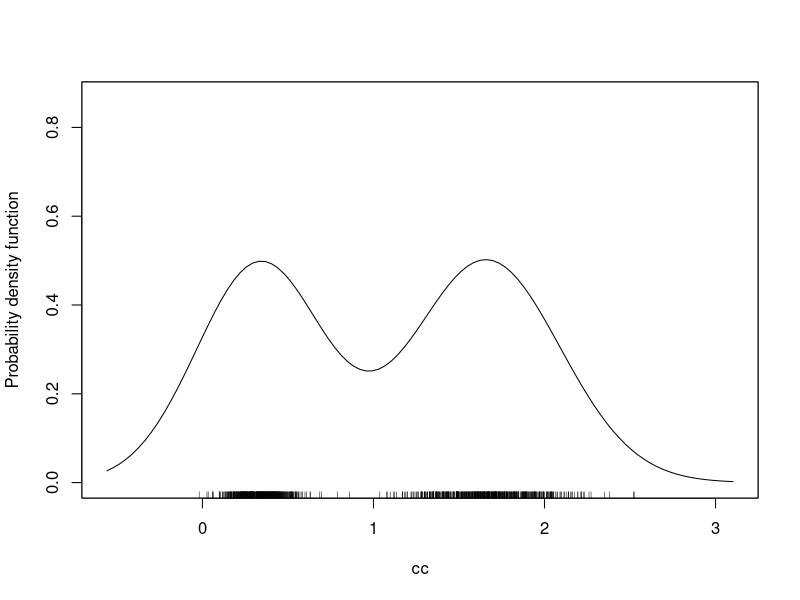
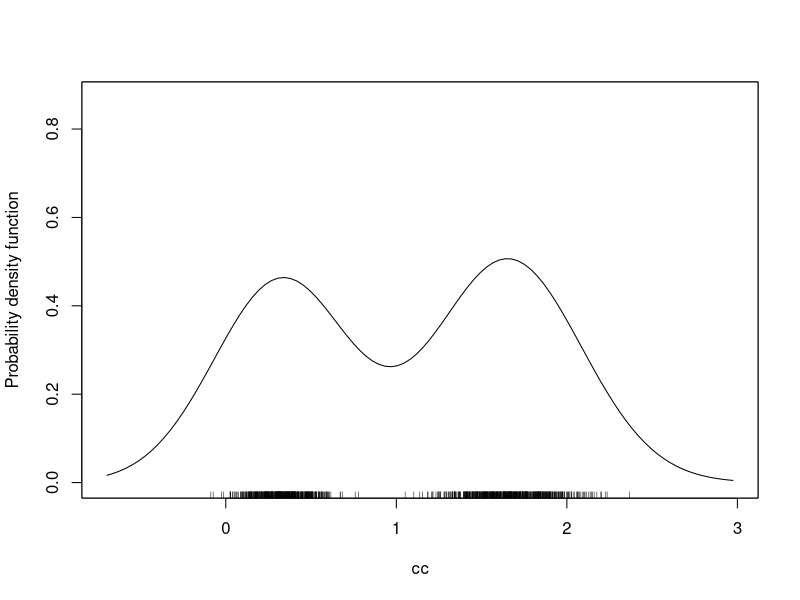
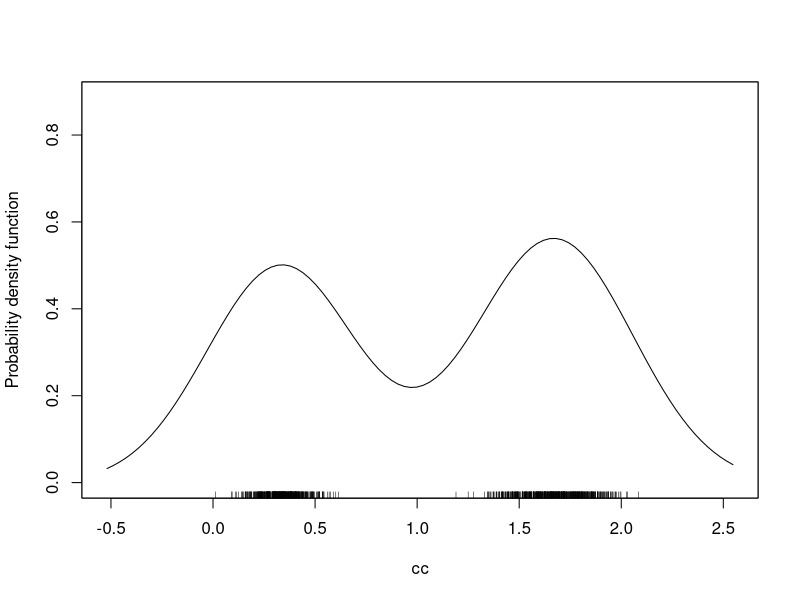
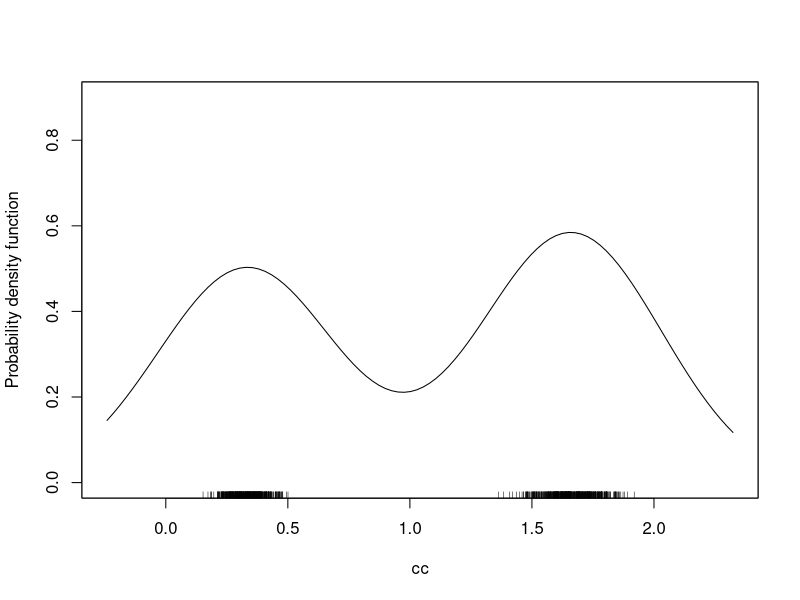
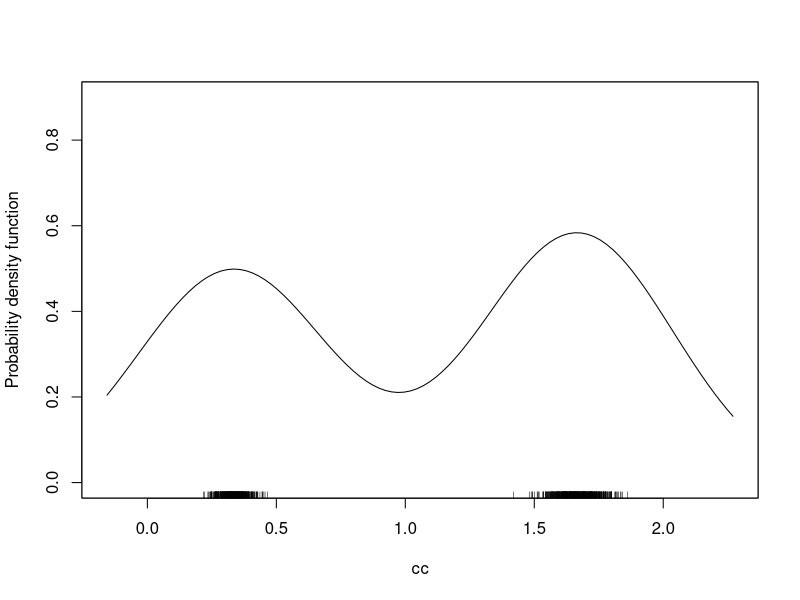
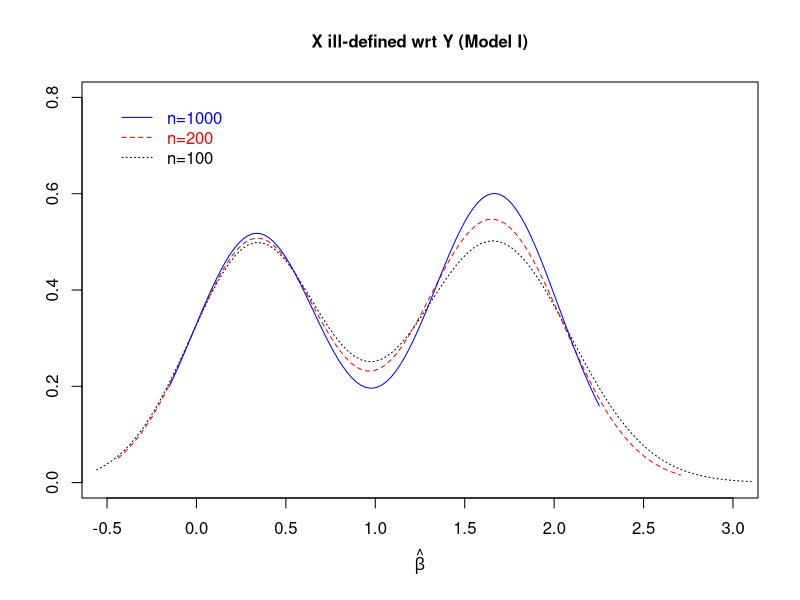
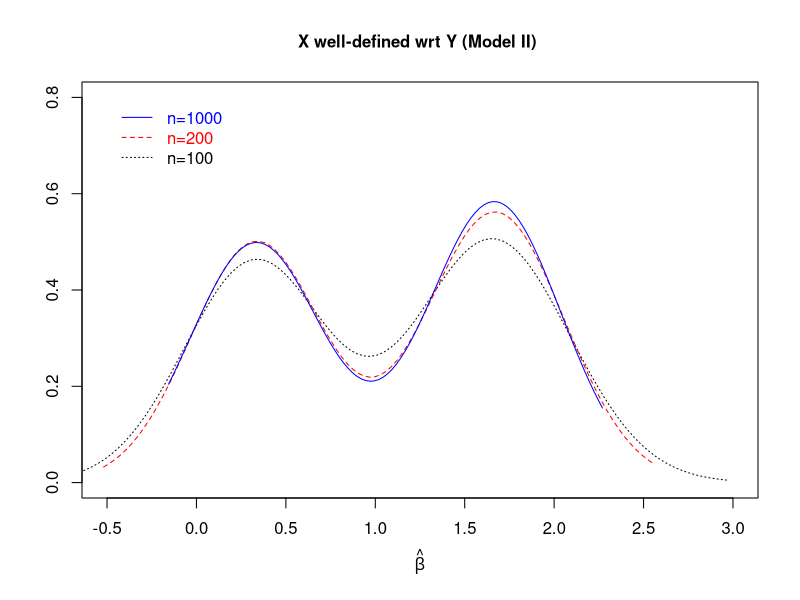

These figures' R source, in order:
#
# Replication script of the simulation study
# for "High-level Causation and Causal Inference"
# by Lorenzo Casini and Alessio Moneta
#
# The script replicates the study illustrated in Figure 6 of the paper
#
#
# These packages must be installed and uploaded before running the script:
#
library(MASS)
#library(ppcor)
#library(dHSIC)
#library(OOmisc)
library(sm)
#
#  Function to replicate data for Model I
# i.e.  model with ill-defined variable
#
nid_ill_2ex<-function(ssize, mruns, sseed=46){ # two experiments (two pairs of coefficients)
  cc<-1:mruns
  alphas<-seq(from=1, to=3, length=2)
  for(i in 1:mruns){
    k<-4
    set.seed(i)
    E<-mvrnorm(ssize,rep(0,k), Sigma= diag(k))
    I<-E[,1]
    set.seed(i)
    alpha<-sample(alphas, size=1, replace=TRUE)
    X1<-alpha*I + E[,2]
    X2<-(1-alpha)*I +E[,3]
    X= X1 + X2 
    Y<- X1 - X2 +E[,4]
    rm<-lm(Y~X)
    c0<-rm$coefficients[2]
    cc[i]<-c0
  }
  cc
}
#
#  Function to replicate data for Model II
#  i.e. model where X is well-defined and 
# X1 and X2 are common causes of both X and Y
#
wd_mod2_2ex<-function(ssize, mruns, sseed=46){ 
  cc<-1:mruns
  #alphas<-seq(from=0, to= 0.5, length=2)
  alphas<-seq(from=1/3, to= 5/3, length=2)
  for(i in 1:mruns){
    k<-5
    set.seed(i)
    E<-mvrnorm(ssize,rep(0,k), Sigma= diag(k))
    I<-E[,1]
    set.seed(i)
    alpha<-sample(alphas, size=1, replace=TRUE)
    X1<-alpha*I + E[,2]
    X2<-alpha*I +E[,3]
    X=  I +E[,5]
    Y<- X1 + X2 +E[,4]
    rm<-lm(Y~X)
    c0<-rm$coefficients[2]
    cc[i]<-c0
  }
  cc
}

#### PLOT FIGURE 6 LEFT #######

cc<-nid_ill_2ex(ssize=100, mruns=1000, sseed = 46)
sm100<-sm.density(cc)
cc<-nid_ill_2ex(ssize=500, mruns=1000, sseed = 46)
sm500<-sm.density(cc, display="none")
cc<-nid_ill_2ex(ssize=1000, mruns=1000, sseed = 46)
sm1000<-sm.density(cc, display="none")
cc<-nid_ill_2ex(ssize=200, mruns=1000, sseed = 46)
sm200<-sm.density(cc, display="none")
pdf("plot1B.pdf", width=4, height=4)
matplot(sm100$eval.points, sm100$estimate, t="l", 
        xlim=c(-0.5,3), ylim=c(0,0.8),
        xlab=expression(hat(beta)),
        #  ylab="probability density function", 
        ylab="",
        main="X ill-defined wrt Y (Model I)", cex.main=1, lty=3)
matplot(sm200$eval.points, sm200$estimate, t="l", col="red",add=TRUE, lty=2)
matplot(sm1000$eval.points, sm1000$estimate, t="l",add=TRUE, col="blue", lty=1)
legend(-0.5,0.8,c("n=1000", "n=200", "n=100"),lty=c(1,2,3),bty="n", cex=1, text.col=c("blue", "red", 1), col=c("blue", "red", 1))
dev.off()

#### PLOT FIGURE 6 RIGHT #######

cc<-wd_mod2_2ex(ssize=100, mruns=1000, sseed = 46)
sm100<-sm.density(cc)
cc<-wd_mod2_2ex(ssize=200, mruns=1000, sseed = 46)
sm200<-sm.density(cc)
cc<-wd_mod2_2ex(ssize=500, mruns=1000, sseed = 46)
sm500<-sm.density(cc)
cc<-wd_mod2_2ex(ssize=1000, mruns=1000, sseed = 46)
sm1000<-sm.density(cc)

pdf("plot1C.pdf", width=4, height=4)
matplot(sm100$eval.points, sm100$estimate, t="l", 
        #  xlim=c(-0.5,1), ylim=c(0,2),
        xlim=c(-0.5,3), ylim=c(0,0.8), 
        xlab=expression(hat(beta)),
        #  ylab="probability density function", 
        ylab="",
        main="X well-defined wrt Y (Model II) ", cex.main=1, lty=3)
matplot(sm200$eval.points, sm200$estimate, t="l", col="red",add=TRUE, lty=2)
matplot(sm1000$eval.points, sm1000$estimate, t="l",add=TRUE, col="blue", lty=1)
legend(-0.5,0.8,c("n=1000", "n=200", "n=100"),lty=c(1,2,3),bty="n", cex=1, text.col=c("blue", "red", 1), col=c("blue", "red", 1))
#legend(-0.5,2,c("n=1000", "n=200", "n=100"),lty=c(1,2,3),bty="n", cex=1, text.col=c("blue", "red", 1), col=c("blue", "red", 1))
dev.off()
